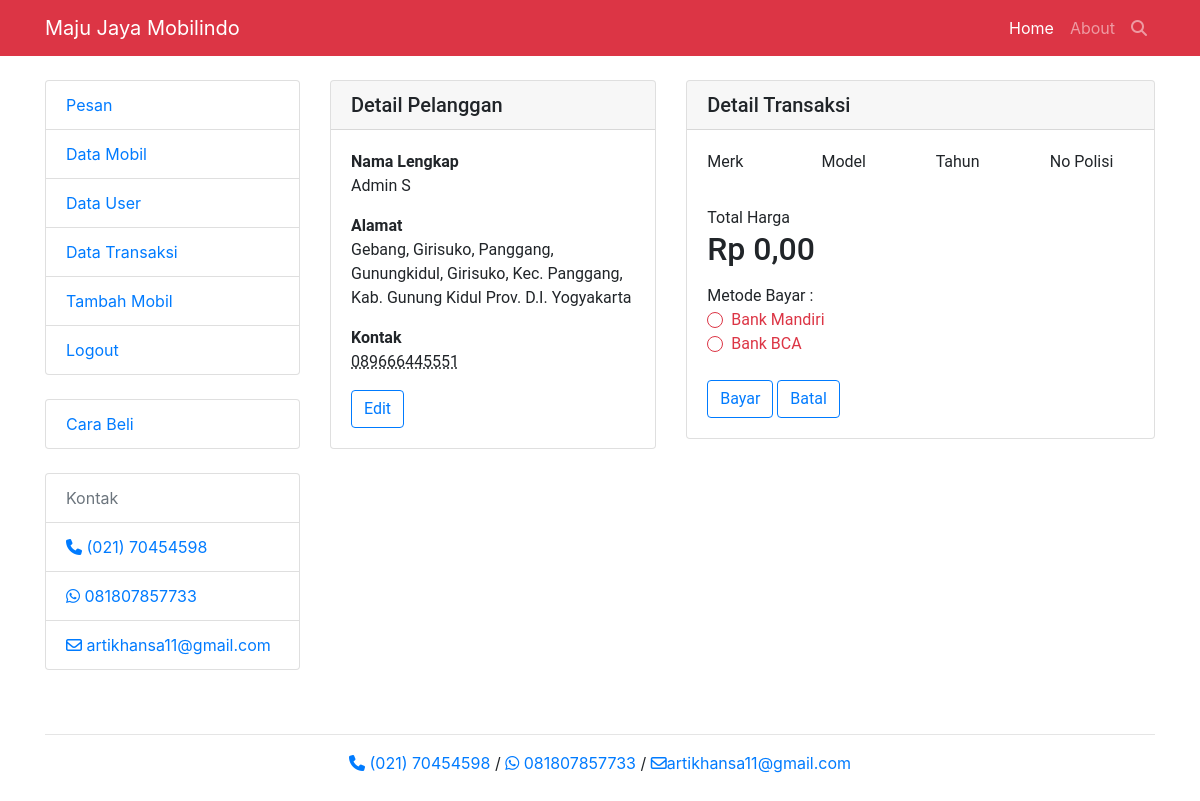
/transaksi-pembayaran.php (signed in), run on the app's committed database.
### tables this page shows
CREATE TABLE `member` (
  `id_member` varchar(11) NOT NULL,
  `username` varchar(20) NOT NULL,
  `password` varchar(50) NOT NULL,
  `level` enum('0','1') NOT NULL,
  `nm_lgkp` varchar(30) NOT NULL,
  `telp` varchar(13) NOT NULL,
  `email` varchar(30) NOT NULL,
  `alamat` varchar(200) NOT NULL
);

### function/ultimate.php (called while the page is built, shortened)
<?php
function run($query) {
  global $link;
  return mysqli_query($link, $query);
}
if (isset($_SESSION['user'])) {
    $login = true;
}
function tampil_data_detail($column, $key, $value) {
  $query  = "SELECT * FROM $column WHERE $key='$value'";
  return run($query);
}
?>

### function/money.php (called while the page is built, shortened)
<?php
function rupiah($angka) {
  return 'Rp ' . number_format($angka,2,",",".");
}
?>

### transaksi-pembayaran.php (the view, shortened to what this page needs)
<?php
require_once 'core/init.php';
include 'view/header.php';
if ($login == true):
  $user   = tampil_data_detail('member', 'username', $_SESSION['user']);
  while ($row = mysqli_fetch_assoc($user)):
    $nama   = $row['nm_lgkp'];
    $alamat = $row['alamat'];
    $telp = $row['telp'];
  endwhile;
?>
<div class="row mt-4">
  <div class="col-lg-3">
      <?php include 'menu.php'; ?>
  </div>
  <div class="col-lg-9" style="font-family: roboto;">
    <div class="row">
      <div class="col-sm-5">
        <div class="card">
          <h5 class="card-header">Detail Pelanggan</h5>
          <div class="card-body">
            <address class="">
              <p>
                <strong>Nama Lengkap</strong> <br/>
                <?=$nama; ?>
              </p>
              <p>
                <strong>Alamat</strong> <br/>
                <?=$alamat; ?>
              </p>
              <p>
                <strong>Kontak</strong> <br/>
                <abbr title="Phone"><?=$telp?></abbr>
              </p>
            </address>
            <button type="button" class="btn btn-outline-primary">Edit</button>
          </div>
        </div>
      </div>
      <div class="col">
          <div class="card">
            <h5 class="card-header">Detail Transaksi</h5>
            <div class="card-body">
              <address class="row">
                <p class="col">
                  Merk <br/>
                </p>
                <p class="col">
                  Model<br/>
                </p>
                <p class="col">
                  Tahun<br/>
                </p>
                <p class="col">
                  No Polisi<br/>
                </p>
              </address>
              <address class="">
                Total Harga<br/>
                <h2><?= rupiah($harga) ?></h2>
              </address>
              Metode Bayar :<br/>
              <form class="was-validated" method="post">
                <div class="custom-control custom-radio">
                  <label class="custom-control-label" for="mandiri">Bank Mandiri</label>
                </div>
                <div class="custom-control custom-radio">
                  <label class="custom-control-label" for="bca">Bank BCA</label>
                </div> <br/>
                <button type="submit" name="submit" class="btn btn-outline-primary">Bayar</button>
                <button type="button" class="btn btn-outline-primary">Batal</button>
              </form>
            </div>
          </div>
        </div>
    </div>
  </div>
</div>
<?php
else:
  redirect_url('login.php');
endif;
require_once 'view/footer.php';
?>

### view/header.php (style rules this page uses)
body { padding-top: 54px; }
@media (min-width: 992px) { body { padding-top: 56px; } }

### data on the page
member: nm_lgkp "Admin S", alamat "Gebang, Girisuko, Panggang, Gunungkidul, Girisuko, Kec. Panggang, Kab. Gunung Kidul Prov. D.I. Yogyakarta", telp "089666445551"

### other printed values
rupiah($harga) "Rp 0,00"
